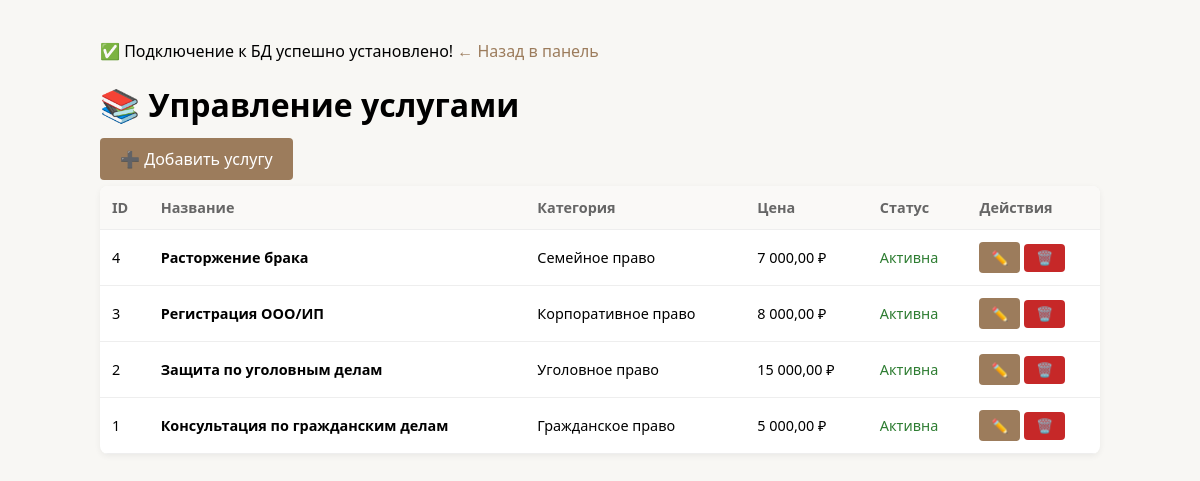
The page /public/admin/services.php (signed in) on the database its author committed.
### tables this page shows
CREATE TABLE IF NOT EXISTS services (
    id INT AUTO_INCREMENT PRIMARY KEY,
    category_id INT NOT NULL,
    title VARCHAR(255) NOT NULL,
    description TEXT,
    price DECIMAL(10, 2) DEFAULT 0.00,
    is_active TINYINT(1) DEFAULT 1,
    created_at TIMESTAMP DEFAULT CURRENT_TIMESTAMP,
    updated_at TIMESTAMP DEFAULT CURRENT_TIMESTAMP ON UPDATE CURRENT_TIMESTAMP,
    FOREIGN KEY (category_id) REFERENCES categories(id) ON DELETE RESTRICT
);

CREATE TABLE IF NOT EXISTS categories (
    id INT AUTO_INCREMENT PRIMARY KEY,
    name VARCHAR(100) NOT NULL,
    slug VARCHAR(100) NOT NULL UNIQUE,
    created_at TIMESTAMP DEFAULT CURRENT_TIMESTAMP
);

### src/helpers/helpers.php (called while the page is built)
<?php
function e(string $text): string {
    return htmlspecialchars($text, ENT_QUOTES | ENT_SUBSTITUTE, 'UTF-8');
}

### public/admin/services.php (the view, shortened to what this page needs)
<?php
require_once __DIR__ . '/../src/helpers/helpers.php';
require_once __DIR__ . '/../src/helpers/auth.php';
$action = $_GET['action'] ?? 'list';
$editId = filter_input(INPUT_GET, 'id', FILTER_VALIDATE_INT);
if ($action === 'list') {
    $services = $pdo->query("SELECT s.*, c.name as cat_name FROM services s LEFT JOIN categories c ON s.category_id = c.id ORDER BY s.id DESC")->fetchAll();
} elseif ($action === 'edit' && $editId) {
    $stmt = $pdo->prepare("SELECT * FROM services WHERE id = ?");
    $stmt->execute([$editId]);
    $current = $stmt->fetch();
    if (!$current) { $action = 'list'; $msg = '<div class="msg err">Услуга не найдена</div>'; }
}
?>
<!DOCTYPE html>
<html lang="ru">
<head>
</head>
<body>
    <a href="/admin/index.php">← Назад в панель</a>
    <h1>📚 Управление услугами</h1>
    <?php if ($action === 'list'): ?>
        <div style="margin-bottom:16px;"><a href="/admin/services.php?action=add" class="btn">➕ Добавить услугу</a></div>
        <table>
            <thead><tr><th>ID</th><th>Название</th><th>Категория</th><th>Цена</th><th>Статус</th><th>Действия</th></tr></thead>
            <tbody>
                <?php foreach ($services as $s): ?>
                <tr>
                    <td><?= $s['id'] ?></td>
                    <td><strong><?= e($s['title']) ?></strong></td>
                    <td><?= e($s['cat_name']) ?></td>
                    <td><?= number_format($s['price'], 2, ',', ' ') ?> ₽</td>
                    <td><?= $s['is_active'] ? '<span style="color:#2e7d32">Активна</span>' : '<span style="color:#888">Скрыта</span>' ?></td>
                    <td>
                        <a href="/admin/services.php?action=edit&id=<?= $s['id'] ?>" class="btn btn-sm">✏️</a>
                        <form method="POST" style="display:inline;" onsubmit="return confirm('Удалить услугу?')">
                            <button type="submit" class="btn btn-sm btn-del">🗑️</button>
                        </form>
                    </td>
                </tr>
                <?php endforeach; ?>
            </tbody>
        </table>
    <?php endif; ?>
</body>
</html>

### public/admin/services.php (style rules this page uses)
body { font-family: system-ui, sans-serif; max-width: 1000px; margin: 40px auto; padding: 0 20px; background: #f8f7f4; }
.btn { padding: 10px 20px; background: #9c7c5c; color: #fff; border: none; border-radius: 4px; cursor: pointer; }
.btn-del { background: #c62828; }
.btn-sm { padding: 6px 12px; font-size: 0.85rem; text-decoration: none; display: inline-block; }
table { width: 100%; border-collapse: collapse; background: #fff; border-radius: 8px; overflow: hidden; box-shadow: 0 2px 6px rgba(0,0,0,0.06); }
th, td { padding: 12px; text-align: left; border-bottom: 1px solid #eee; font-size: 0.9rem; }
th { background: #faf9f7; color: #666; }
a { color: #9c7c5c; text-decoration: none; }

### rows shown on the page
services: id "4", title "Расторжение брака", category.name "Семейное право", price "7 000,00", is_active "Активна"
services: id "3", title "Регистрация ООО/ИП", category.name "Корпоративное право", price "8 000,00", is_active "Активна"
services: id "2", title "Защита по уголовным делам", category.name "Уголовное право", price "15 000,00", is_active "Активна"
services: id "1", title "Консультация по гражданским делам", category.name "Гражданское право", price "5 000,00", is_active "Активна"
